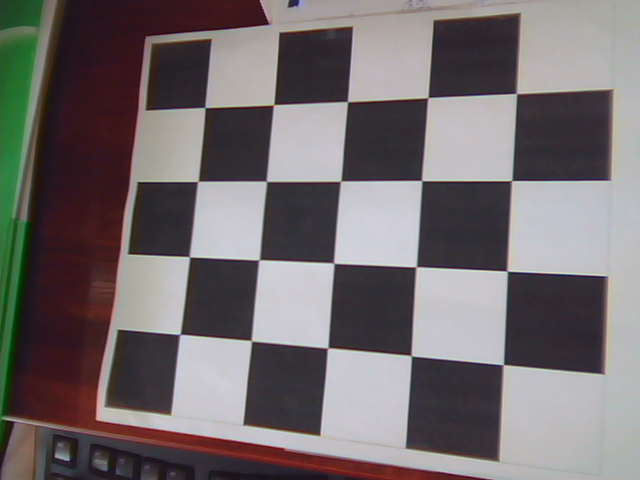
//> input picture Semana1/aug_real/data/logitech_000_000.png, 640 x 480 px
$ ./usm_enhance -i=../Semana1/aug_real/data/computer-vision.jpg ../Semana1/aug_real/data/logitech_000_000.png out.png   (built with g++ and OpenCV 4)
//> lines starting //> are read from the running program, lines starting //| are printed output that depends on the picture
/*!
  Esto es un esqueleto de programa para usar en las prácticas
  de Visión Artificial.

  Se supone que se utilizará OpenCV.

  Para compilar, puedes ejecutar:
    g++ -Wall -o esqueleto esqueleto.cc `pkg-config opencv --cflags --libs`

*/

#include <iostream>
#include <exception>

//Includes para OpenCV, Descomentar según los módulo utilizados.
#include <opencv2/core/core.hpp>
#include <opencv2/core/utility.hpp>
#include <opencv2/highgui/highgui.hpp>
#include <opencv2/imgproc/imgproc.hpp>
//#include <opencv2/calib3d/calib3d.hpp>

#include "common_code.hpp"

const cv::String keys =
    "{help h usage ? |      | print this message.}"
    "{i interactive  |      | Interactive mode.}"
    "{r radius       |1     | Window's radius. Default 1.}"
    "{g gain         |1.0   | Enhance's gain. Default 1.0}"
    "{c circular     |      | Use circular convolution.}"
    "{f filter       |0     | Filter type: 0->Box, 1->Gaussian. Default 0.}"
    "{@input         |<none>| input image.}"
    "{@output        |<none>| output image.}"
    ;


int
main (int argc, char* const* argv)
{
    int retCode=EXIT_SUCCESS;

    try {
        cv::CommandLineParser parser(argc, argv, keys);
        parser.about("Apply an unsharp mask enhance to an image.");
        if (parser.has("help"))
        {
            parser.printMessage();
            return EXIT_SUCCESS;
        }

        cv::String input_n = parser.get<cv::String>("@input");
        cv::String output_n = parser.get<cv::String>("@output");
        if (!parser.check())
        {
            parser.printErrors();
            return EXIT_FAILURE;
        }

        //TODO
        double g = 1.0;
        int r = 1;
        int filter_type=1;
        bool circular =false;


        //

        cv::Mat in = cv::imread(input_n, cv::IMREAD_UNCHANGED);
//> in is the input picture: 480 rows x 640 cols, CV_8UC3; mean B, G, R 109.8, 108.3, 114.9
        cv::Mat out = in.clone();
        cv::Mat mask = in.clone();

        if (in.empty())
        {
            std::cerr << "Error: could not open input image '" << input_n
                      << "'." << std::endl;
            return EXIT_FAILURE;
        }

        cv::namedWindow("INPUT");
        cv::namedWindow("OUTPUT");
        cv::namedWindow("UNSHARP MASK");

        in.convertTo(in, CV_32F, 1.0/255.0);
//> in: 480 rows x 640 cols, CV_32FC3
        std::vector<cv::Mat> chs;
        cv::Mat in_;
        if (in.channels()==3)
        {
            cv::Mat hsv;
            cv::cvtColor(in, hsv, cv::COLOR_BGR2HSV);
//> hsv: 480 rows x 640 cols, CV_32FC3; mean H, S, V 225, 0.2, 0.5
            cv::split(hsv, chs);
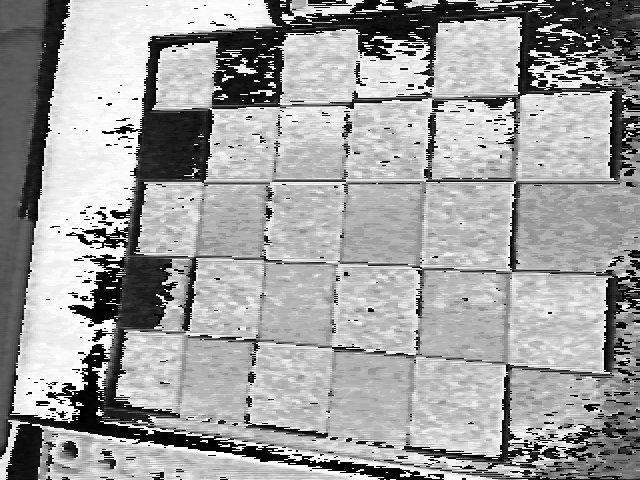
//> chs[0]: 480 rows x 640 cols, CV_32FC1; min 0, max 359.4, mean 225.1; drawn with min black and max white
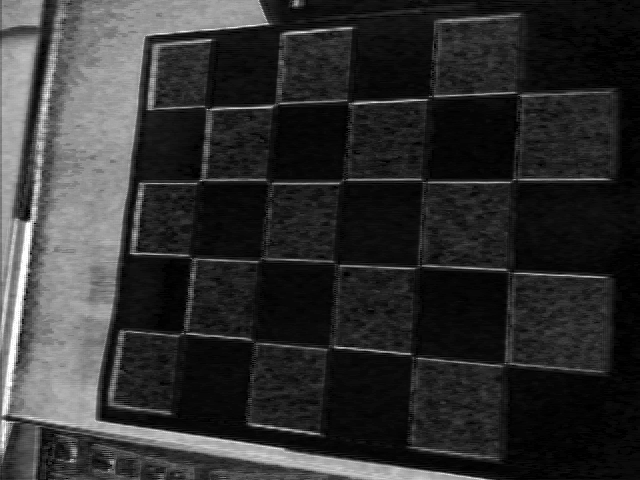
//> chs[1]: 480 rows x 640 cols, CV_32FC1; min 0, max 1, mean 0.192
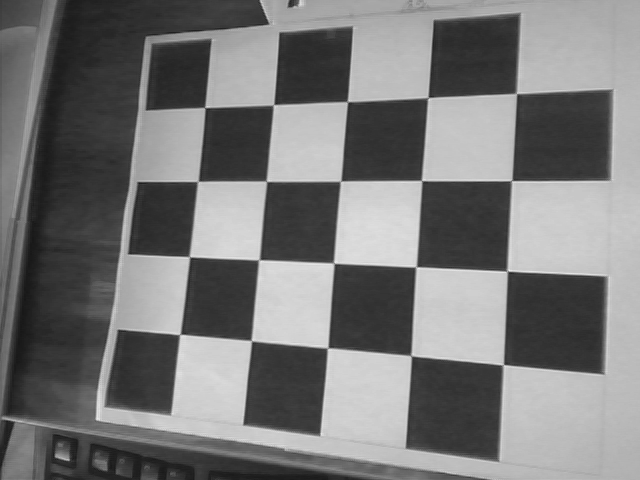
//> chs[2]: 480 rows x 640 cols, CV_32FC1; min 0.0824, max 0.957, mean 0.469
            in_ = chs[2];
        }

        else
        {
            in_ = in;
        }


//> (the run ends here: the program needs code that is not available in this run, at `out = fsiv_usm_enhance(in, g, r, filter_type, circular, &mask);`)

$ run again, on Semana1/aug_real/data/logitech_000_001.png
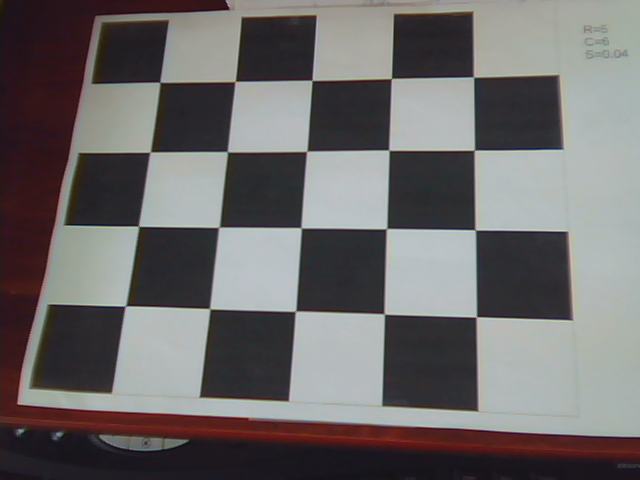
//> input picture Semana1/aug_real/data/logitech_000_001.png, 640 x 480 px
//> in is the input picture: 480 rows x 640 cols, CV_8UC3; mean B, G, R 105.9, 105.8, 108.9
//> in: 480 rows x 640 cols, CV_32FC3
//> hsv: 480 rows x 640 cols, CV_32FC3; mean H, S, V 189.6, 0.2, 0.4
//> `cv::split(hsv, chs);`:
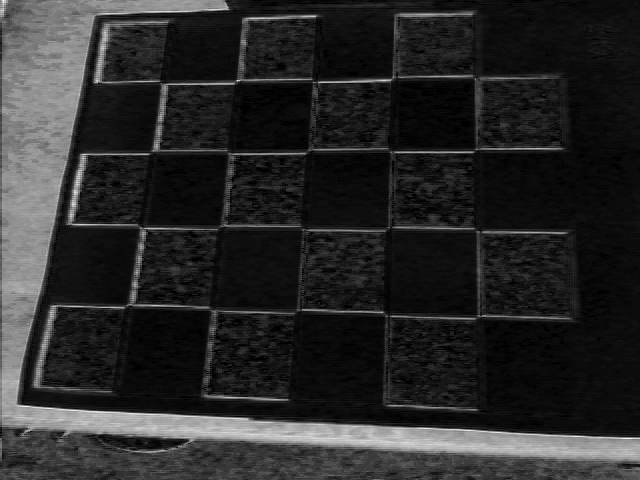
//> chs[1]: 480 rows x 640 cols, CV_32FC1; min 0, max 1, mean 0.164
//> `cv::split(hsv, chs);`:
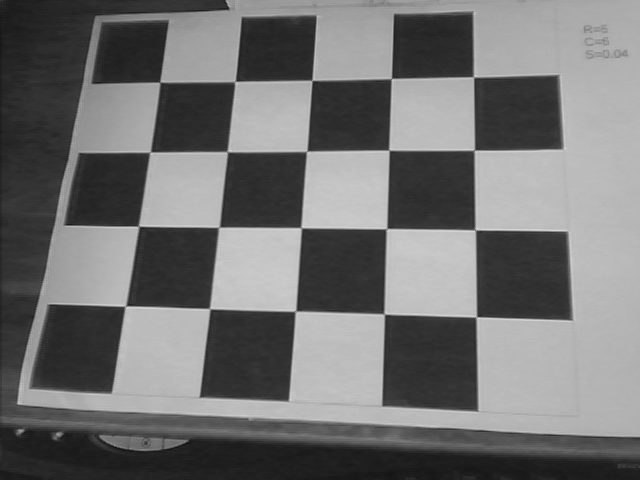
//> chs[2]: 480 rows x 640 cols, CV_32FC1; min 0.0706, max 0.894, mean 0.445

$ run again, on Semana1/aug_real/data/logitech_000_002.png
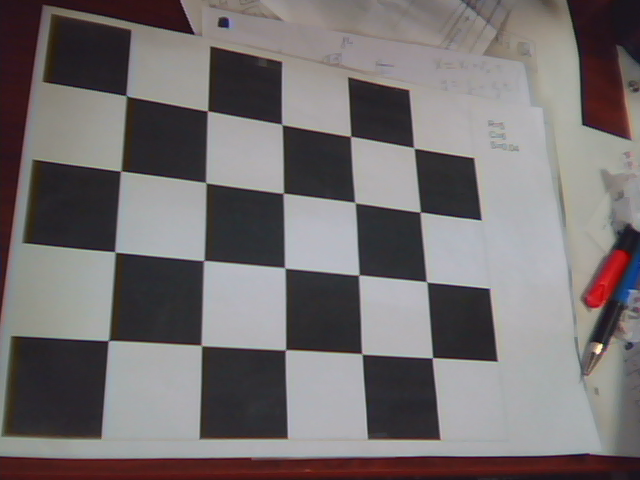
//> input picture Semana1/aug_real/data/logitech_000_002.png, 640 x 480 px
//> in is the input picture: 480 rows x 640 cols, CV_8UC3; mean B, G, R 111.6, 110.8, 116.1
//> in: 480 rows x 640 cols, CV_32FC3
//> hsv: 480 rows x 640 cols, CV_32FC3; mean H, S, V 188.8, 0.1, 0.5
//> `cv::split(hsv, chs);`:
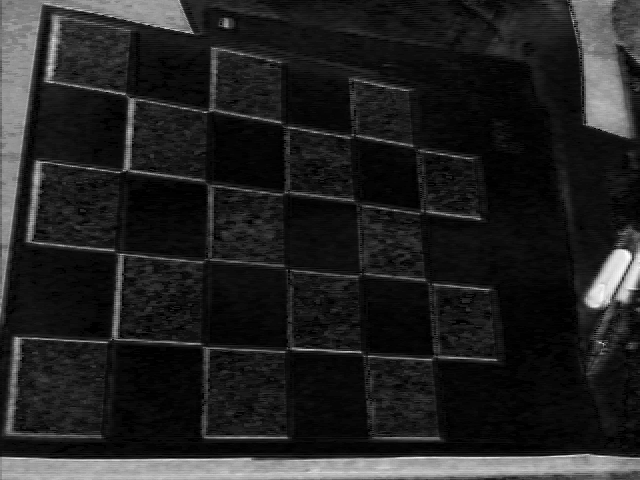
//> chs[1]: 480 rows x 640 cols, CV_32FC1; min 0, max 1, mean 0.135
//> `cv::split(hsv, chs);`:
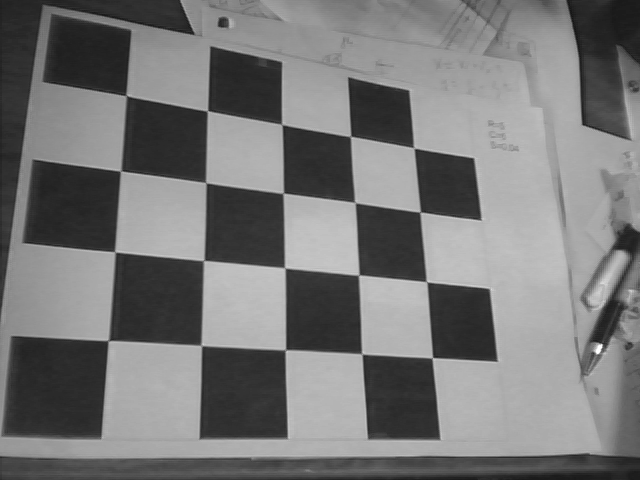
//> chs[2]: 480 rows x 640 cols, CV_32FC1; min 0.0706, max 1, mean 0.467

$ run again, on Semana1/aug_real/data/logitech_000_003.png
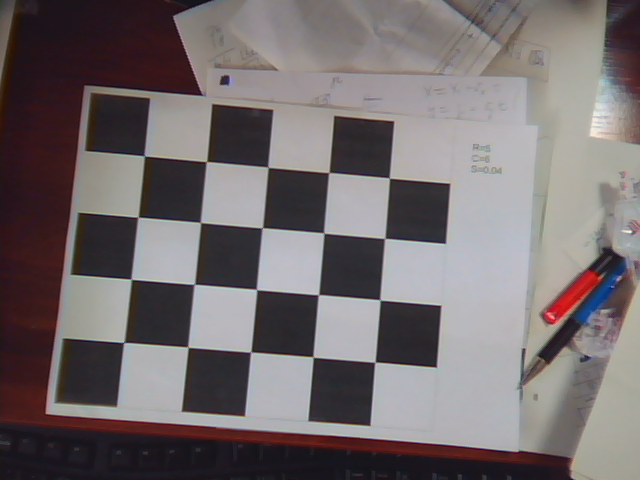
//> input picture Semana1/aug_real/data/logitech_000_003.png, 640 x 480 px
//> in is the input picture: 480 rows x 640 cols, CV_8UC3; mean B, G, R 109.3, 107.9, 115.6
//> in: 480 rows x 640 cols, CV_32FC3
//> hsv: 480 rows x 640 cols, CV_32FC3; mean H, S, V 201.3, 0.2, 0.5
//> `cv::split(hsv, chs);`:
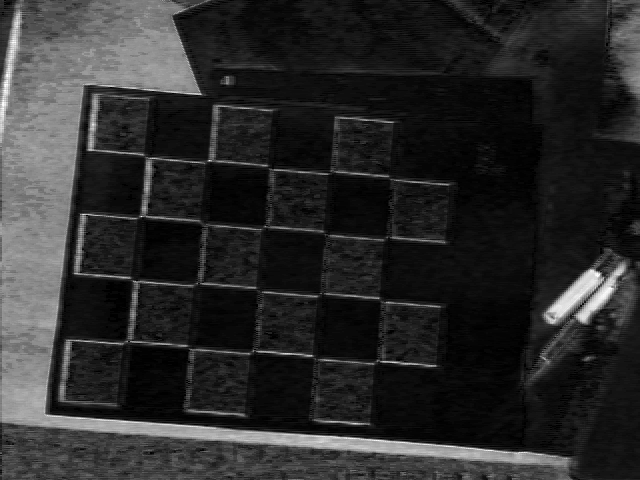
//> chs[1]: 480 rows x 640 cols, CV_32FC1; min 0, max 1, mean 0.171
//> `cv::split(hsv, chs);`:
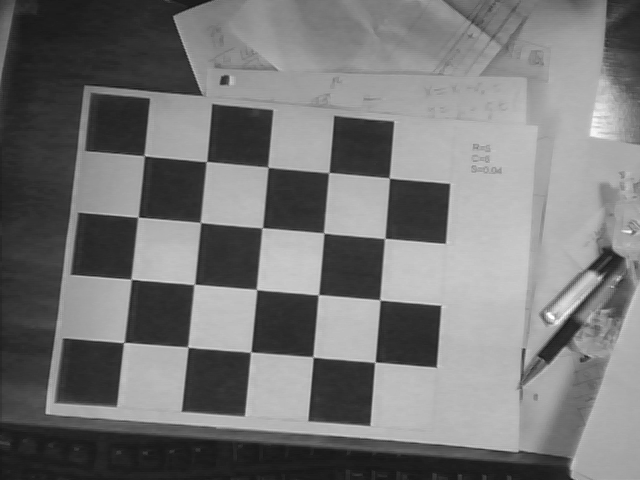
//> chs[2]: 480 rows x 640 cols, CV_32FC1; min 0.0784, max 1, mean 0.464
